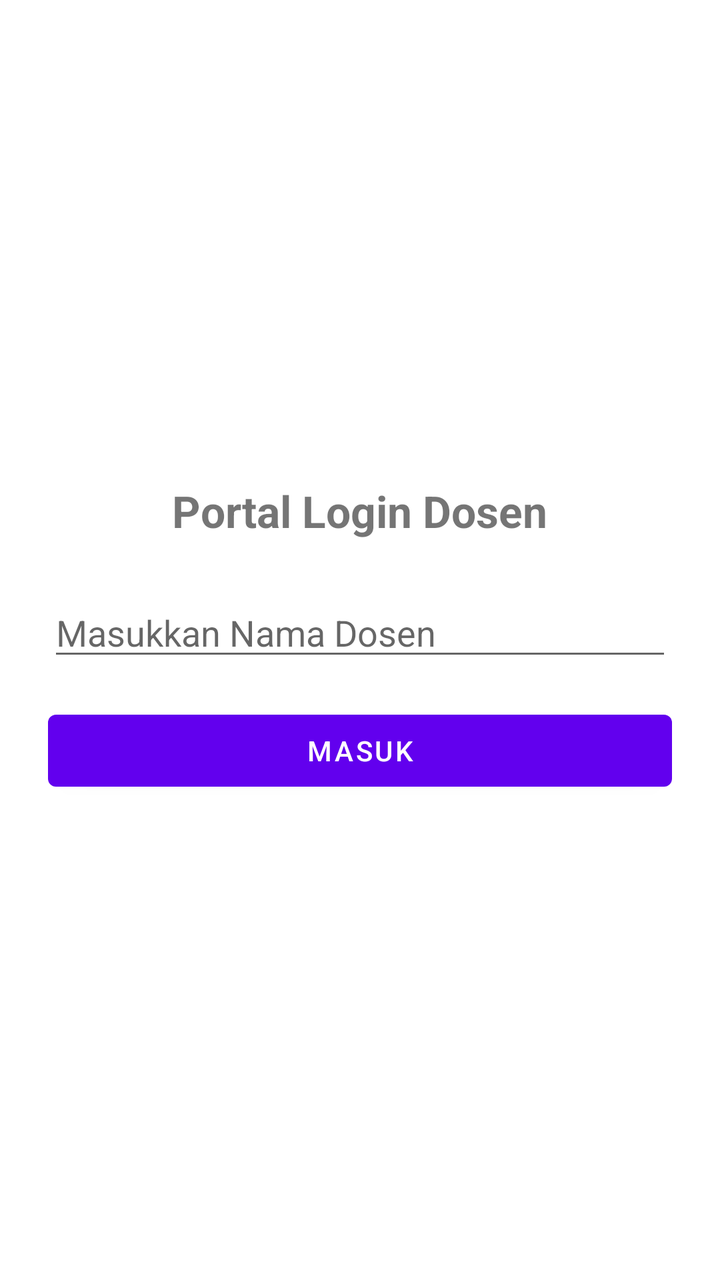
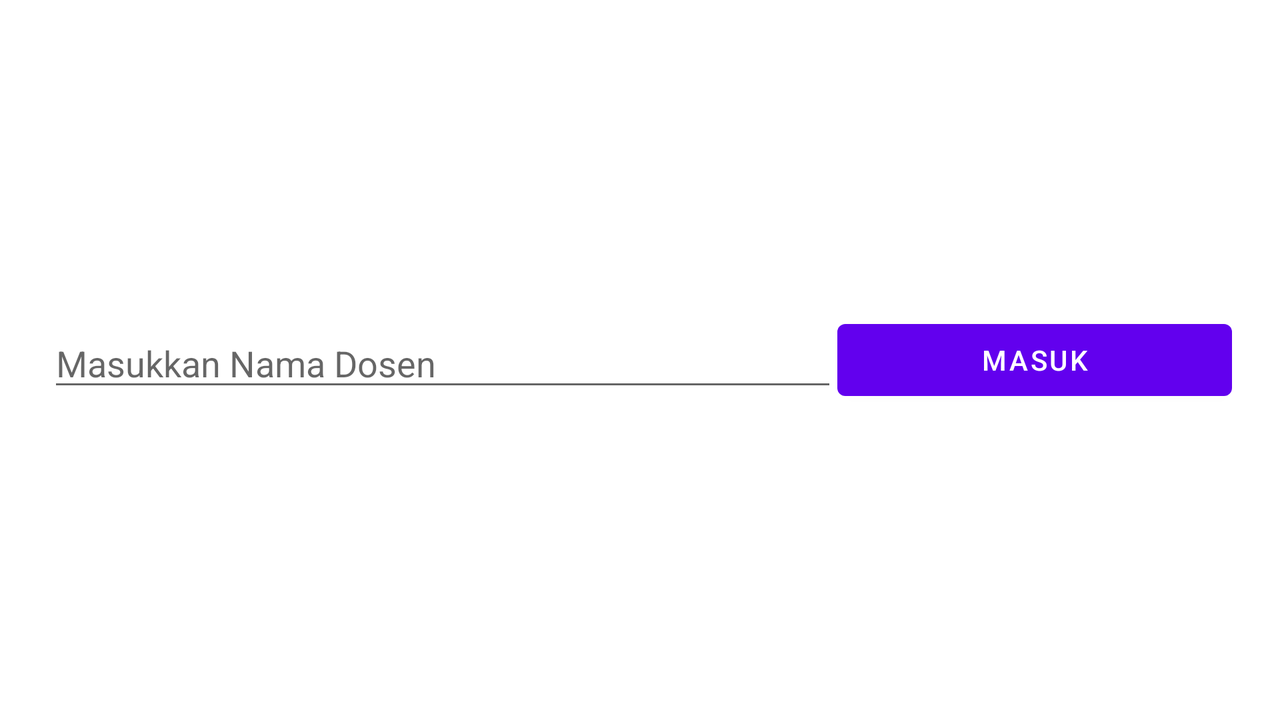

First picture: res/layout/ on a phone held upright. Second picture: the repository's own variant of that layout, on a device whose configuration matches the variant's folder. Source for both follows.
<!-- AndroidManifest.xml: application theme Theme.SayaUTS -->
<!-- res/layout/activity_main.xml -->
<LinearLayout
    xmlns:android="http://schemas.android.com/apk/res/android"
    android:layout_width="match_parent"
    android:layout_height="match_parent"
    android:orientation="vertical"
    android:padding="24dp"
    android:gravity="center">

    <TextView
        android:text="@string/portal_login"
        android:textSize="22sp"
        android:textStyle="bold"
        android:layout_marginBottom="24dp"
        android:layout_width="wrap_content"
        android:layout_height="wrap_content"/>

    <EditText
        android:id="@+id/etNamaDosen"
        android:hint="@string/hint_nama_dosen"
        android:inputType="textPersonName"
        android:autofillHints="name"
        android:layout_width="match_parent"
        android:layout_height="wrap_content"
        android:layout_marginBottom="16dp"/>

    <Button
        android:id="@+id/btnMasuk"
        android:text="@string/btn_masuk"
        android:layout_width="match_parent"
        android:layout_height="wrap_content"/>

</LinearLayout>
<!-- resources referenced by this layout -->
<resources>
  <string name="btn_masuk">MASUK</string>
  <string name="hint_nama_dosen">Masukkan Nama Dosen</string>
  <string name="portal_login">Portal Login Dosen</string>
  <style name="Theme.SayaUTS" parent="Theme.MaterialComponents.DayNight.DarkActionBar">
          
          <item name="colorPrimary">@color/purple_500</item>
          <item name="colorPrimaryVariant">@color/purple_700</item>
          <item name="colorOnPrimary">@color/white</item>
          
          <item name="colorSecondary">@color/teal_200</item>
          <item name="colorSecondaryVariant">@color/teal_700</item>
          <item name="colorOnSecondary">@color/black</item>
          
          <item name="android:statusBarColor">?attr/colorPrimaryVariant</item>
          
      </style>
</resources>
<!-- res/layout-land/activity_main.xml (the repository's variant of the layout above) -->
<!-- drawn on the phone turned sideways -->
<LinearLayout
    xmlns:android="http://schemas.android.com/apk/res/android"
    android:orientation="horizontal"
    android:padding="24dp"
    android:gravity="center_vertical"
    android:layout_width="match_parent"
    android:layout_height="match_parent">

    <EditText
        android:id="@+id/etNamaDosen"
        android:hint="@string/hint_nama_dosen"
        android:inputType="textPersonName"
        android:autofillHints="name"
        android:layout_width="0dp"
        android:layout_weight="2"
        android:layout_height="wrap_content"/>

    <Button
        android:id="@+id/btnMasuk"
        android:text="@string/btn_masuk"
        android:layout_width="0dp"
        android:layout_weight="1"
        android:layout_height="wrap_content"/>

</LinearLayout>
<!-- resources referenced by the variant -->
<!-- as the phone turned sideways resolves them -->
<resources>
  <string name="btn_masuk">MASUK</string>
  <string name="hint_nama_dosen">Masukkan Nama Dosen</string>
  <style name="Theme.SayaUTS" parent="Theme.MaterialComponents.DayNight.DarkActionBar">
          
          <item name="colorPrimary">@color/purple_500</item>
          <item name="colorPrimaryVariant">@color/purple_700</item>
          <item name="colorOnPrimary">@color/white</item>
          
          <item name="colorSecondary">@color/teal_200</item>
          <item name="colorSecondaryVariant">@color/teal_700</item>
          <item name="colorOnSecondary">@color/black</item>
          
          <item name="android:statusBarColor">?attr/colorPrimaryVariant</item>
          
      </style>
</resources>
